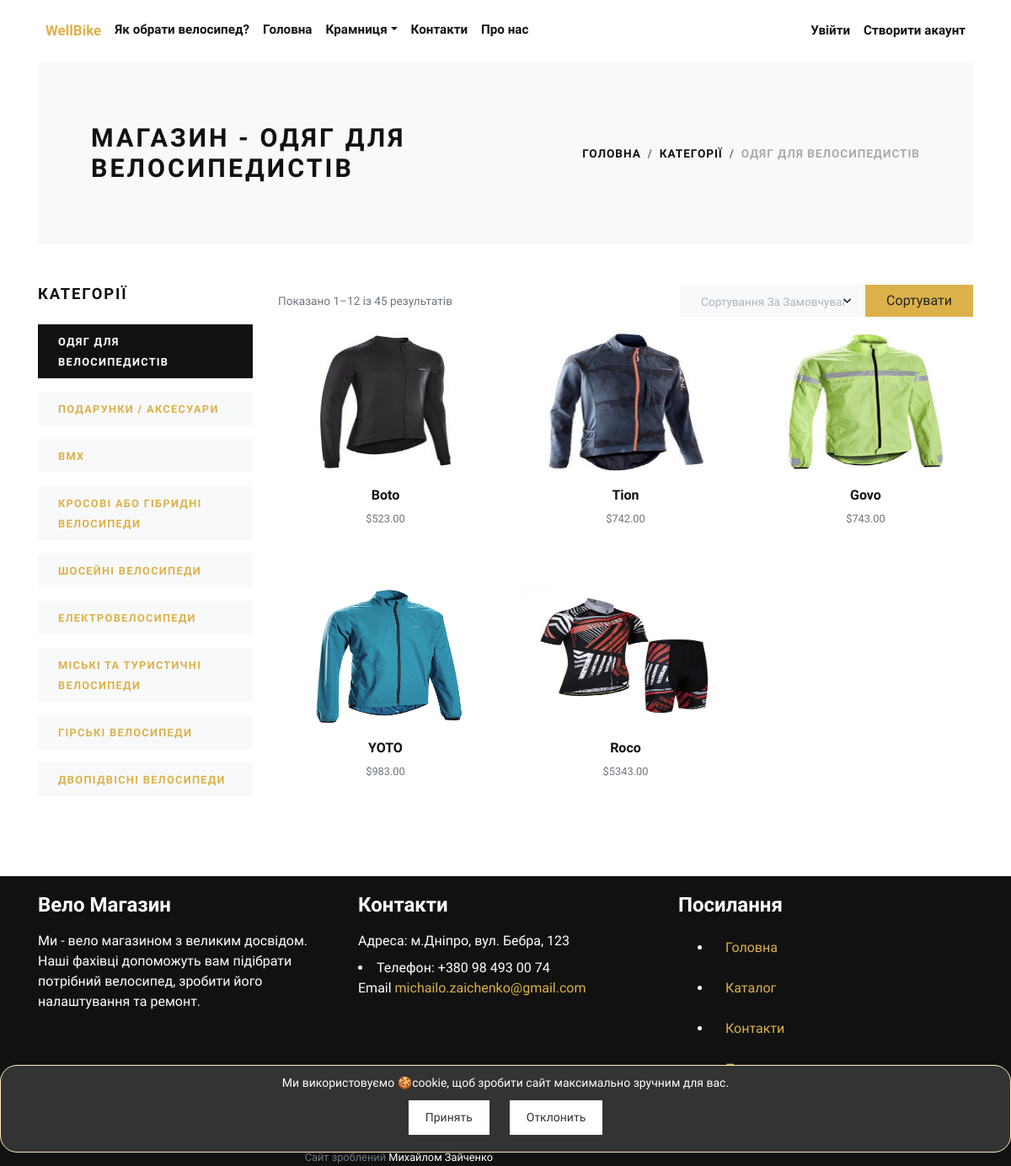
The app's page /velosipedna-odezha/ with its own data.
### store/models.py (models this page shows, shortened)
class Category(models.Model):
    title = models.CharField(max_length=50, verbose_name="Category Title")
    slug = models.SlugField(max_length=55, verbose_name="Category Slug")
    description = models.TextField(blank=True, verbose_name="Category Description")
    category_image = models.ImageField(upload_to='category', blank=True, null=True, verbose_name="Category Image")
    is_active = models.BooleanField(verbose_name="Is Active?")
    is_featured = models.BooleanField(verbose_name="Is Featured?")
    created_at = models.DateTimeField(auto_now_add=True, verbose_name="Created Date")
    updated_at = models.DateTimeField(auto_now=True, verbose_name="Updated Date")
    class Meta:
        verbose_name_plural = 'Categories'
        ordering = ('-created_at', )

class Product(models.Model):
    title = models.CharField(max_length=150, verbose_name="Product Title")
    slug = models.SlugField(max_length=160, verbose_name="Product Slug")
    sku = models.CharField(max_length=255, unique=True, verbose_name="Unique Product ID (SKU)")
    short_description = models.TextField(verbose_name="Short Description")
    detail_description = models.TextField(blank=True, null=True, verbose_name="Detail Description")
    product_image = models.ImageField(upload_to='product', blank=True, null=True, verbose_name="Product Image")
    price = models.DecimalField(max_digits=8, decimal_places=2)
    category = models.ForeignKey(Category, verbose_name="Product Categoy", on_delete=models.CASCADE)
    is_active = models.BooleanField(verbose_name="Is Active?")
    is_featured = models.BooleanField(verbose_name="Is Featured?")
    created_at = models.DateTimeField(auto_now_add=True, verbose_name="Created Date")
    updated_at = models.DateTimeField(auto_now=True, verbose_name="Updated Date")
    class Meta:
        verbose_name_plural = 'Products'
        ordering = ('-created_at', )

### store/views.py (the view)
# urls.py: path('<slug:slug>/', views.category_products, name="category-products"),
def category_products(request, slug):
    category = get_object_or_404(Category, slug=slug)
    products = Product.objects.filter(is_active=True, category=category)
    if request.method == 'POST':
        sort_order = request.POST.get('sort_order')
        if sort_order == 'price_low_to_high':
            products = products.order_by('price')
        elif sort_order == 'price_high_to_low':
            products = products.order_by('-price')
        elif sort_order == 'defalt':
            products = products.order_by('id')
    else:
        products = products.order_by('id')
    categories = Category.objects.filter(is_active=True)
    count_of_products = Product.objects.all().count()
    your_account = request.user
    context = {
        'category': category,
        'products': products,
        'categories': categories,
        'count_of_products': count_of_products,
        'your_account': your_account,
    }
    return render(request, 'store/category_products.html', context)

### store/context_preprocessors.py (called while the page is built)
def store_menu(request):
    categories = Category.objects.filter(is_active=True)
    context = {
        'categories_menu': categories,
    }
    return context

def cart_menu(request):
    if request.user.is_authenticated:
        cart_items= Cart.objects.filter(user=request.user)
        context = {
            'cart_items': cart_items,
        }
    else:
        context = {}
    return context

### templates/store/category_products.html (shortened to what this page needs)
{% extends 'base.html' %}
{% load static %}
{% block head %}
    <link href="{% static 'css/sorting.css' %}" rel="stylesheet" type="text/css">
{% endblock %}
{% block content %}
    <div class="container">
        <section class="py-5 bg-light">
            <div class="container">
                <div class="row px-4 px-lg-5 py-lg-4 align-items-center">
                    <div class="col-lg-6">
                        <h1 class="h2 text-uppercase mb-0">Магазин - {{ category.title }}</h1>
                    </div>
                    <div class="col-lg-6 text-lg-right">
                        <nav aria-label="breadcrumb">
                            <ol class="breadcrumb justify-content-lg-end mb-0 px-0">
                                <li class="breadcrumb-item"><a href="{% url 'store:home' %}">Головна</a></li>
                                <li class="breadcrumb-item"><a href="{% url 'store:all-categories' %}">Категорії</a>
                                </li>
                                <li class="breadcrumb-item active" aria-current="page">{{ category.title }}</li>
                            </ol>
                        </nav>
                    </div>
                </div>
            </div>
        </section>
        <section class="py-5">
            <div class="container p-0">
                <div class="row">
                    <div class="col-lg-3 order-2 order-lg-1">
                        <h5 class="text-uppercase mb-4">Категорії</h5>
                        {% if categories %}
                            {% for cat in categories %}
                                <a href="{% url 'store:category-products' cat.slug %}">
                                    <div class="py-2 px-4 {% if category == cat %}bg-dark text-white {% else %}bg-light{% endif %} mb-3">
                                        <strong class="small text-uppercase font-weight-bold">{{ cat.title }}</strong>
                                    </div>
                                </a>
                            {% endfor %}
                        {% endif %}
                    </div>
                    <div class="col-lg-9 order-1 order-lg-2 mb-5 mb-lg-0">
                        <div class="row mb-3 align-items-center">
                            <div class="col-lg-6 mb-2 mb-lg-0">
                                <p class="text-small text-muted mb-0">Показано 1–12 із {{ count_of_products }}
                                    результатів</p>
                            </div>
                            <div class="col-lg-6">
                                <ul class="list-inline d-flex align-items-center justify-content-lg-end mb-0">
                                    <li class="list-inline-item">
                                        <form method="post" class="d-flex align-items-center">
                                            <button type="submit" class="btn btn-primary">Сортувати</button>
                                        </form>
                                    </li>
                                </ul>
                            </div>
                        </div>
                        <div class="row">
                            {% if products %}
                                {% for product in products %}
                                    <div class="col-lg-4 col-sm-6" style="height: 300px">
                                        <div class="product text-center">
                                            <div class="mb-3 position-relative">
                                                <a class="d-block" style="max-height: 170px; margin-bottom: 5px;" href=
                                                        "{% url 'store:product-detail' product.slug %}">
                                                    {% if product.product_image %}
                                                        <img class="img-fluid w-100"
                                                             style="max-height: 170px; margin-bottom: 5px;"
                                                             src="{{ product.product_image.url }}"
                                                             alt="{{ product.title }}">
                                                    {% else %}
                                                        <img class="img-fluid w-100"
                                                             style="max-height: 170px; margin-bottom: 5px;"
                                                             src="{% static 'img/not_img.png' %}"
                                                             alt="{{ product.title }}">
                                                    {% endif %}
                                                </a>
                                            </div>
                                            <h6><a class="reset-anchor"
                                                   href="{% url 'store:product-detail' product.slug %}">{{ product.title }}</a>
                                            </h6>
                                            <p class="small text-muted">${{ product.price }}</p>
                                        </div>
                                    </div>
                                {% endfor %}
                            {% endif %}
                        </div>
                    </div>
                </div>
            </div>
        </section>
    </div>
{% endblock content %}

### static/css/style.gold.css (style rules this page uses)
.text-small { font-size: 0.85rem !important; }
strong { font-weight: 700; }
.product img { -webkit-filter: grayscale(40%); filter: grayscale(40%); transition: all 0.3s; }
.text-uppercase { text-transform: uppercase; letter-spacing: 0.1em; }
.reset-anchor { color: inherit; transition: all 0.3s; }
.btn { font-weight: 400; border: 1px solid transparent; font-family: inherit; padding: 0.375rem 1.5rem; font-size: 1rem; line-height: 1.5; border-radius: 0; transition: color 0.15s ease-in-out, background-color 0.15s ease-in-out, border-color 0.15s ease-in-out, box-shadow 0.15s ease-in-out; }
.btn-primary { color: #212529; background-color: #dcb14a; border-color: #dcb14a; }
body { font-family: "Libre Franklin", sans-serif; font-size: 1rem; font-weight: 400; line-height: 1.5; color: #111111; background-color: #fff; }
a { color: #dcb14a; text-decoration: none; }
h1, h2, h3, h4, h5, h6, .h1, .h2, .h3, .h4, .h5, .h6 { margin-bottom: 0.5rem; font-family: inherit; font-weight: 900; line-height: 1.2; color: inherit; }
h1, .h1 { font-size: 2.2rem; }
h2, .h2 { font-size: 1.9rem; }
h5, .h5 { font-size: 1.15rem; }
h6, .h6 { font-size: 1rem; }
small, .small { font-size: 80%; font-weight: 400; }
.bg-light { background-color: #f8f9fa !important; }
.bg-dark { background-color: #111111 !important; }
.breadcrumb { background: #f8f9fa; }
.breadcrumb-item { font-size: 0.85rem; text-transform: uppercase; letter-spacing: 0.07em; font-weight: 900; color: #111111; }
.breadcrumb-item a { color: inherit; transition: all 0.3s; }
.breadcrumb-item.active { color: #aaa; }

### static/css/sorting.css (style rules this page uses)
form { display: flex; flex-wrap: wrap; align-items: center; justify-content: space-between; }
button { margin-left: 10px; }

### records on screen
Category: title "ОДЯГ ДЛЯ ВЕЛОСИПЕДИСТІВ"
Category: title "ПОДАРУНКИ / AКСЕСУАРИ"
Category: title "BMX"
Category: title "КРОСОВІ АБО ГІБРИДНІ ВЕЛОСИПЕДИ"
Category: title "ШОСЕЙНІ ВЕЛОСИПЕДИ"
Category: title "ЕЛЕКТРОВЕЛОСИПЕДИ"
Category: title "МІСЬКІ ТА ТУРИСТИЧНІ ВЕЛОСИПЕДИ"
Category: title "ГІРСЬКІ ВЕЛОСИПЕДИ"
Category: title "ДВОПІДВІСНІ ВЕЛОСИПЕДИ"
Product: product_image (picture), title "Boto", price "523.00"
Product: product_image (picture), title "Tion", price "742.00"
Product: product_image (picture), title "Govo", price "743.00"
Product: product_image (picture), title "YOTO", price "983.00"
Product: product_image (picture), title "Roco", price "5343.00"

### other values on screen
{{ count_of_products }} "45"
